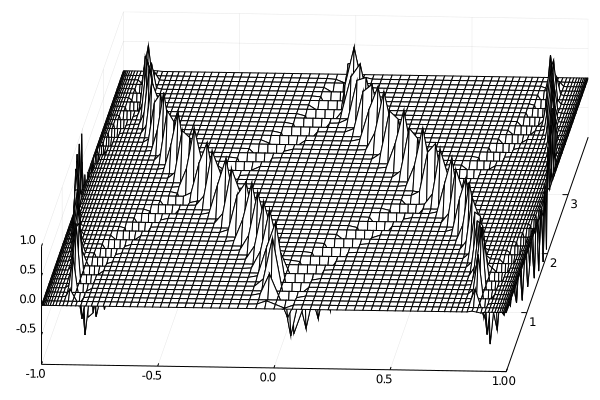

The Julia source for this figure:
include("chebfft.jl")
using Plots


N = 80
x = cos.(π*(0:N)/N)
dt = 8/(N^2)

v = exp.(-200*x.^2)
vold = exp.(-200*(x.-dt).^2)

tmax = 4
tplot = 0.075

plotgap = round(tplot/dt)
dt = tplot/plotgap
nplots = round(Int, tmax/tplot)

plotdata = [v zeros(N+1,nplots)]
tdata = 0


for i=1:nplots
	for n=1:plotgap
		w = chebfft(chebfft(v))
		w[1] = 0
		w[N+1] = 0
		vnew = 2*v - vold + dt^2*w
		global vold = v
		global v = vnew
	end
	global plotdata[:,i+1] = v
	global tdata = [tdata; dt*i*plotgap]
end

gr()
plot(reverse(x),tdata, plotdata, st=:wireframe, camera=(10,70),zaxis=(-2,2))
savefig("p19.png")
println("Done!")
